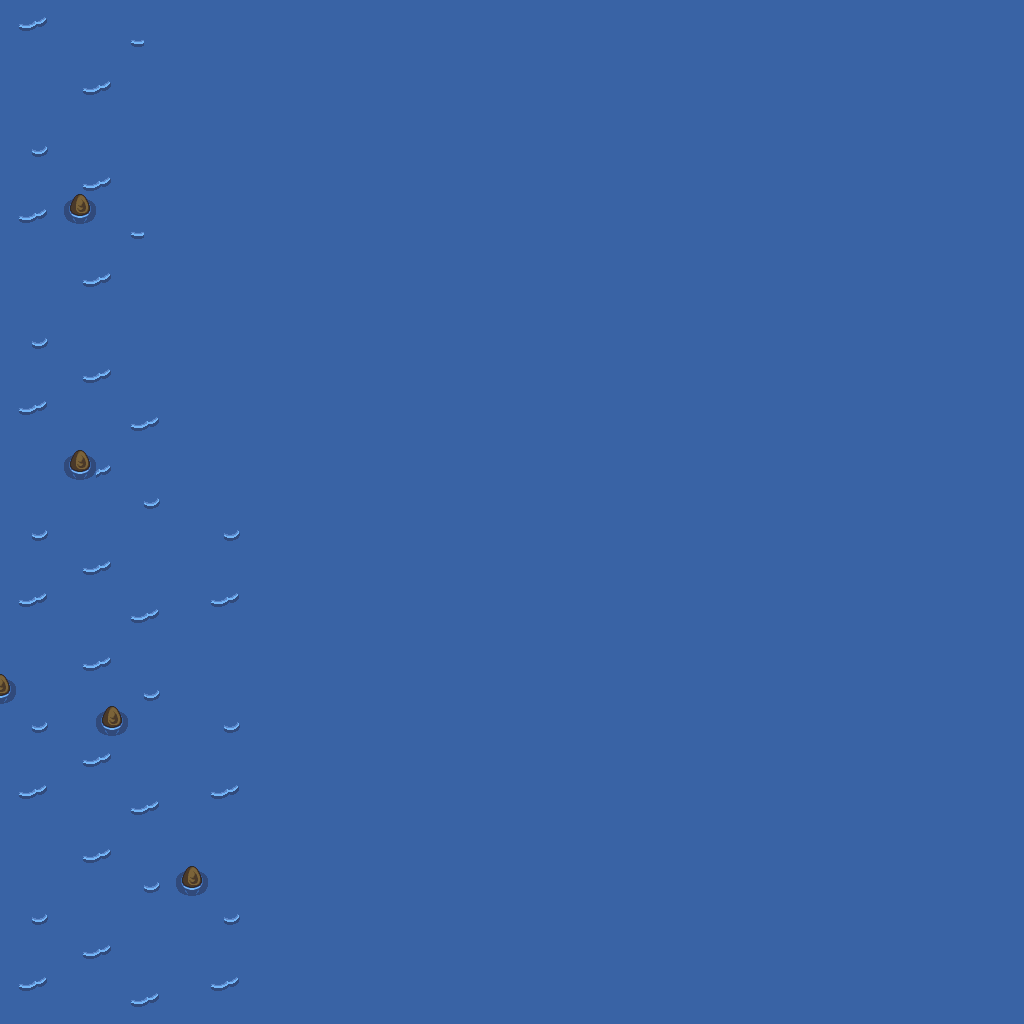

This game map was drawn from its Tiled (.tmx) file and the tilesets committed beside it. A one-line description and the trimmed map source follow:
An orthogonal 64x64 tile map with 16x16 px tiles, 1 tile layer (base), 2 hidden layers not drawn.

<map version="1.10" tiledversion="1.12.1" orientation="orthogonal" renderorder="right-down" width="64" height="64" tilewidth="16" tileheight="16" infinite="0" nextlayerid="4" nextobjectid="1">
 <tileset firstgid="1" source="../classiciphone_pics4.tsx" />
 <layer id="1" name="base" width="64" height="64">
  <data>[4096 cells, 4096 non-empty, 8 distinct tile ids]</data>
 </layer>
 <layer id="2" name="collision" width="64" height="64" visible="0">
  <properties><property name="collision" value="true" /></properties>
  <data>[4096 cells, 9 non-empty, 1 distinct tile ids]</data>
 </layer>
 <layer id="3" name="water" width="64" height="64" visible="0">
  <properties><property name="terrain" value="water" /></properties>
  <data>[4096 cells, 4087 non-empty, 1 distinct tile ids]</data>
 </layer>
</map>
